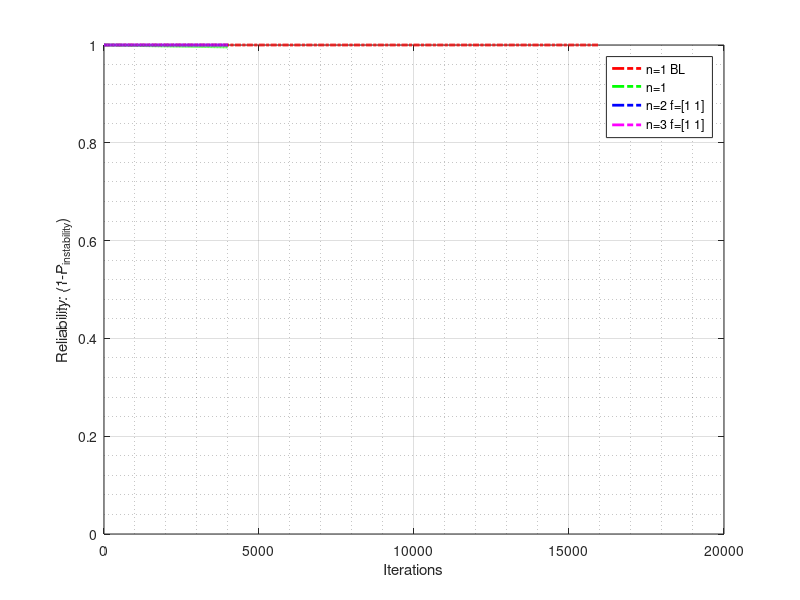

Here is the MATLAB script that generated this plot: (Note: this script raises an error after producing the figure.)
%% Markov process model of Fault-Tolerant Switching Mechanism
%% clear all
clear all;
close all;
clc;

%%
n = 3;

fsw{1} = [1 1 1];
fsw{2} = [4 4 4];

LOOPS = 1000; % iterations variable

min_ps = 0.01;
max_ps = 0.2;
ps_granularity = 0.01; % granularity of Ps


for sequence = 1:length(fsw)
    
    f = fsw{sequence};
    
    exp = 0;
    
    temp_mean_probability_BL = [];
    temp_mean_probability_N1 = [];
    temp_mean_probability_N2 = [];
    temp_mean_probability_N3 = [];
    
    for Ps = min_ps:ps_granularity:max_ps % varying probability of a fault in an application slot
        
        exp = exp + 1; % just a counter for Ps index
        
        for i = 1:n
            Pfm(i)  = nchoosek(2^(i+1), 2^(i+1) - 1) * ( Ps^( 2^(i+1) - 1 ) ) * ( 1 - Ps );
            tm(i)   = 2^(i+1); % [slots]
        end
        
        x1 = ( 1-Pfm(1) )^( f(1)-1 );
        x2 = ( 1-Pfm(2) )^( f(2)-1 );
        x3 = ( 1-Pfm(3) )^( f(3)-1 );
        
        y1 = 0;
        for temp_index = 1:f(1)-1
            y1 = y1 + ( (1-Pfm(1))^(temp_index-1) )*Pfm(1);
        end
        
        y2 = 0;
        for temp_index = 1:f(2)-1
            y2 = y2 + ( (1-Pfm(2))^(temp_index-1) )*Pfm(2);
        end
        
        y3 = 0;
        for temp_index = 1:f(3)-1
            y3 = y3 + ( (1-Pfm(3))^(temp_index-1) )*Pfm(3);
        end
        
        %% transition matrix n=1 -> 2 states: Baseline mode 3
        m_01_01 = 1-Pfm(3);
        m_01_02 = Pfm(3);
        m_02_01 = 0;
        m_02_02 = 1;
        
        t_01_01 = tm(3);
        t_01_02 = tm(3);
        t_02_01 = 0;
        t_02_02 = 0;
        
        M_BL = [
            m_01_01 m_01_02; ...
            m_02_01 m_02_02
            ];
        
        T_BL = [
            t_01_01 t_01_02; ...
            t_02_01 t_02_02
            ];
        
        %% transition matrix n=1 -> 2 states
        m_01_01 = 1-Pfm(1);
        m_01_02 = Pfm(1);
        m_02_01 = 0;
        m_02_02 = 1;
        
        t_01_01 = tm(1);
        t_01_02 = tm(1);
        t_02_01 = 0;
        t_02_02 = 0;
        
        M_N1 = [
            m_01_01 m_01_02; ...
            m_02_01 m_02_02
            ];
        
        T_N1 = [
            t_01_01 t_01_02; ...
            t_02_01 t_02_02
            ];
        
        %% transition matrix n=2 -> 9 states
        m_01_01 = 0;
        m_01_02 = Pfm(1);
        m_01_03 = 1-Pfm(1);
        m_01_04 = 0;
        m_01_05 = 0;
        m_01_06 = 0;
        m_01_07 = 0;
        m_01_08 = 0;
        m_01_09 = 0;
        
        m_02_01 = 0;
        m_02_02 = 0;
        m_02_03 = 0;
        m_02_04 = 1-Pfm(2);
        m_02_05 = 0;
        m_02_06 = 0;
        m_02_07 = 0;
        m_02_08 = 0;
        m_02_09 = Pfm(2);
        
        m_03_01 = 0;
        m_03_02 = 0;
        m_03_03 = 1-(x1+y1);
        m_03_04 = 0;
        m_03_05 = x1;
        m_03_06 = 0;
        m_03_07 = 0;
        m_03_08 = 0;
        m_03_09 = y1;
        
        m_04_01 = 0;
        m_04_02 = 0;
        m_04_03 = 0;
        m_04_04 = 1-(x2+y2);
        m_04_05 = 0;
        m_04_06 = x2;
        m_04_07 = 0;
        m_04_08 = 0;
        m_04_09 = y2;
        
        m_05_01 = 0;
        m_05_02 = 0;
        m_05_03 = 0;
        m_05_04 = 0;
        m_05_05 = 1-Pfm(1);
        m_05_06 = 0;
        m_05_07 = Pfm(1);
        m_05_08 = 0;
        m_05_09 = 0;
        
        m_06_01 = 0;
        m_06_02 = 0;
        m_06_03 = 0;
        m_06_04 = 0;
        m_06_05 = 0;
        m_06_06 = 0;
        m_06_07 = 0;
        m_06_08 = 1-Pfm(2);
        m_06_09 = Pfm(2);
        
        m_07_01 = 0;
        m_07_02 = 0;
        m_07_03 = 0;
        m_07_04 = 1-Pfm(2);
        m_07_05 = 0;
        m_07_06 = 0;
        m_07_07 = 0;
        m_07_08 = 0;
        m_07_09 = Pfm(2);
        
        m_08_01 = 0;
        m_08_02 = 0;
        m_08_03 = 1-Pfm(1);
        m_08_04 = 0;
        m_08_05 = 0;
        m_08_06 = 0;
        m_08_07 = 0;
        m_08_08 = 0;
        m_08_09 = Pfm(1);
        
        m_09_01 = 0;
        m_09_02 = 0;
        m_09_03 = 0;
        m_09_04 = 0;
        m_09_05 = 0;
        m_09_06 = 0;
        m_09_07 = 0;
        m_09_08 = 0;
        m_09_09 = 1;
        
        
        M_N2 = [
            m_01_01 m_01_02 m_01_03 m_01_04 m_01_05 m_01_06 m_01_07 m_01_08 m_01_09; ...
            m_02_01 m_02_02 m_02_03 m_02_04 m_02_05 m_02_06 m_02_07 m_02_08 m_02_09; ...
            m_03_01 m_03_02 m_03_03 m_03_04 m_03_05 m_03_06 m_03_07 m_03_08 m_03_09; ...
            m_04_01 m_04_02 m_04_03 m_04_04 m_04_05 m_04_06 m_04_07 m_04_08 m_04_09; ...
            m_05_01 m_05_02 m_05_03 m_05_04 m_05_05 m_05_06 m_05_07 m_05_08 m_05_09; ...
            m_06_01 m_06_02 m_06_03 m_06_04 m_06_05 m_06_06 m_06_07 m_06_08 m_06_09; ...
            m_07_01 m_07_02 m_07_03 m_07_04 m_07_05 m_07_06 m_07_07 m_07_08 m_07_09; ...
            m_08_01 m_08_02 m_08_03 m_08_04 m_08_05 m_08_06 m_08_07 m_08_08 m_08_09; ...
            m_09_01 m_09_02 m_09_03 m_09_04 m_09_05 m_09_06 m_09_07 m_09_08 m_09_09
            ];
        
        
        % time
        t_01_01 = 0;
        t_01_02 = tm(1);
        t_01_03 = tm(1);
        t_01_04 = 0;
        t_01_05 = 0;
        t_01_06 = 0;
        t_01_07 = 0;
        t_01_08 = 0;
        t_01_09 = 0;
        
        t_02_01 = 0;
        t_02_02 = 0;
        t_02_03 = 0;
        t_02_04 = tm(2);
        t_02_05 = 0;
        t_02_06 = 0;
        t_02_07 = 0;
        t_02_08 = 0;
        t_02_09 = tm(2);
        
        t_03_01 = 0;
        t_03_02 = 0;
        t_03_03 = tm(3);
        t_03_04 = 0;
        t_03_05 = tm(3) * (f(1)-1);
        t_03_06 = 0;
        t_03_07 = 0;
        t_03_08 = 0;
        t_03_09 = tm(3) * (f(1)-1);
        
        t_04_01 = 0;
        t_04_02 = 0;
        t_04_03 = 0;
        t_04_04 = tm(2);
        t_04_05 = 0;
        t_04_06 = tm(2) * (f(2)-1);
        t_04_07 = 0;
        t_04_08 = 0;
        t_04_09 = tm(2) * (f(2)-1);
        
        t_05_01 = 0;
        t_05_02 = 0;
        t_05_03 = 0;
        t_05_04 = 0;
        t_05_05 = tm(1);
        t_05_06 = 0;
        t_05_07 = tm(1);
        t_05_08 = 0;
        t_05_09 = 0;
        
        t_06_01 = 0;
        t_06_02 = 0;
        t_06_03 = 0;
        t_06_04 = 0;
        t_06_05 = 0;
        t_06_06 = 0;
        t_06_07 = 0;
        t_06_08 = tm(2);
        t_06_09 = tm(2);
        
        t_07_01 = 0;
        t_07_02 = 0;
        t_07_03 = 0;
        t_07_04 = tm(2);
        t_07_05 = 0;
        t_07_06 = 0;
        t_07_07 = 0;
        t_07_08 = 0;
        t_07_09 = tm(2);
        
        t_08_01 = 0;
        t_08_02 = 0;
        t_08_03 = tm(1);
        t_08_04 = 0;
        t_08_05 = 0;
        t_08_06 = 0;
        t_08_07 = 0;
        t_08_08 = 0;
        t_08_09 = tm(1);
        
        t_09_01 = 0;
        t_09_02 = 0;
        t_09_03 = 0;
        t_09_04 = 0;
        t_09_05 = 0;
        t_09_06 = 0;
        t_09_07 = 0;
        t_09_08 = 0;
        t_09_09 = 0;
        
        T_N2 = [
            t_01_01 t_01_02 t_01_03 t_01_04 t_01_05 t_01_06 t_01_07 t_01_08 t_01_09; ...
            t_02_01 t_02_02 t_02_03 t_02_04 t_02_05 t_02_06 t_02_07 t_02_08 t_02_09; ...
            t_03_01 t_03_02 t_03_03 t_03_04 t_03_05 t_03_06 t_03_07 t_03_08 t_03_09; ...
            t_04_01 t_04_02 t_04_03 t_04_04 t_04_05 t_04_06 t_04_07 t_04_08 t_04_09; ...
            t_05_01 t_05_02 t_05_03 t_05_04 t_05_05 t_05_06 t_05_07 t_05_08 t_05_09; ...
            t_06_01 t_06_02 t_06_03 t_06_04 t_06_05 t_06_06 t_06_07 t_06_08 t_06_09; ...
            t_07_01 t_07_02 t_07_03 t_07_04 t_07_05 t_07_06 t_07_07 t_07_08 t_07_09; ...
            t_08_01 t_08_02 t_08_03 t_08_04 t_08_05 t_08_06 t_08_07 t_08_08 t_08_09; ...
            t_09_01 t_09_02 t_09_03 t_09_04 t_09_05 t_09_06 t_09_07 t_09_08 t_09_09
            ];
        
        
        
        
        
        
        %% transition matrix n=3 -> 14 states
        m_01_01 = 0;
        m_01_02 = Pfm(1);
        m_01_03 = 0;
        m_01_04 = 1-Pfm(1);
        m_01_05 = 0;
        m_01_06 = 0;
        m_01_07 = 0;
        m_01_08 = 0;
        m_01_09 = 0;
        m_01_10 = 0;
        m_01_11 = 0;
        m_01_12 = 0;
        m_01_13 = 0;
        m_01_14 = 0;
        
        m_02_01 = 0;
        m_02_02 = 0;
        m_02_03 = Pfm(2);
        m_02_04 = 0;
        m_02_05 = 1-Pfm(2);
        m_02_06 = 0;
        m_02_07 = 0;
        m_02_08 = 0;
        m_02_09 = 0;
        m_02_10 = 0;
        m_02_11 = 0;
        m_02_12 = 0;
        m_02_13 = 0;
        m_02_14 = 0;
        
        m_03_01 = 0;
        m_03_02 = 0;
        m_03_03 = 0;
        m_03_04 = 0;
        m_03_05 = 0;
        m_03_06 = 1-Pfm(3);
        m_03_07 = 0;
        m_03_08 = 0;
        m_03_09 = 0;
        m_03_10 = 0;
        m_03_11 = 0;
        m_03_12 = 0;
        m_03_13 = 0;
        m_03_14 = Pfm(3);
        
        m_04_01 = 0;
        m_04_02 = 0;
        m_04_03 = 0;
        m_04_04 = 1-(x1+y1);
        m_04_05 = 0;
        m_04_06 = 0;
        m_04_07 = x1;
        m_04_08 = 0;
        m_04_09 = 0;
        m_04_10 = 0;
        m_04_11 = 0;
        m_04_12 = 0;
        m_04_13 = 0;
        m_04_14 = y1;
        
        m_05_01 = 0;
        m_05_02 = 0;
        m_05_03 = 0;
        m_05_04 = 0;
        m_05_05 = 1-(x2+y2);
        m_05_06 = 0;
        m_05_07 = 0;
        m_05_08 = x2;
        m_05_09 = 0;
        m_05_10 = 0;
        m_05_11 = 0;
        m_05_12 = 0;
        m_05_13 = 0;
        m_05_14 = y2;
        
        m_06_01 = 0;
        m_06_02 = 0;
        m_06_03 = 0;
        m_06_04 = 0;
        m_06_05 = 0;
        m_06_06 = 1-(x3+y3);
        m_06_07 = 0;
        m_06_08 = 0;
        m_06_09 = x3;
        m_06_10 = 0;
        m_06_11 = 0;
        m_06_12 = 0;
        m_06_13 = 0;
        m_06_14 = y3;
        
        m_07_01 = 0;
        m_07_02 = 0;
        m_07_03 = 0;
        m_07_04 = 0;
        m_07_05 = 0;
        m_07_06 = 0;
        m_07_07 = 1-Pfm(1);
        m_07_08 = 0;
        m_07_09 = 0;
        m_07_10 = Pfm(1);
        m_07_11 = 0;
        m_07_12 = 0;
        m_07_13 = 0;
        m_07_14 = 0;
        
        m_08_01 = 0;
        m_08_02 = 0;
        m_08_03 = 0;
        m_08_04 = 0;
        m_08_05 = 0;
        m_08_06 = 0;
        m_08_07 = 0;
        m_08_08 = 0;
        m_08_09 = 0;
        m_08_10 = 0;
        m_08_11 = 1-Pfm(2);
        m_08_12 = Pfm(2);
        m_08_13 = 0;
        m_08_14 = 0;
        
        m_09_01 = 0;
        m_09_02 = 0;
        m_09_03 = 0;
        m_09_04 = 0;
        m_09_05 = 0;
        m_09_06 = 0;
        m_09_07 = 0;
        m_09_08 = 0;
        m_09_09 = 0;
        m_09_10 = 0;
        m_09_11 = 0;
        m_09_12 = 0;
        m_09_13 = 1-Pfm(3);
        m_09_14 = Pfm(3);
        
        m_10_01 = 0;
        m_10_02 = 0;
        m_10_03 = 0;
        m_10_04 = 0;
        m_10_05 = 1-Pfm(2);
        m_10_06 = 0;
        m_10_07 = 0;
        m_10_08 = 0;
        m_10_09 = 0;
        m_10_10 = 0;
        m_10_11 = 0;
        m_10_12 = 0;
        m_10_13 = 0;
        m_10_14 = Pfm(2);
        
        m_11_01 = 0;
        m_11_02 = 0;
        m_11_03 = 0;
        m_11_04 = 1-Pfm(1);
        m_11_05 = 0;
        m_11_06 = 0;
        m_11_07 = 0;
        m_11_08 = 0;
        m_11_09 = 0;
        m_11_10 = 0;
        m_11_11 = 0;
        m_11_12 = 0;
        m_11_13 = 0;
        m_11_14 = Pfm(1);
        
        m_12_01 = 0;
        m_12_02 = 0;
        m_12_03 = 0;
        m_12_04 = 0;
        m_12_05 = 0;
        m_12_06 = 1-Pfm(3);
        m_12_07 = 0;
        m_12_08 = 0;
        m_12_09 = 0;
        m_12_10 = 0;
        m_12_11 = 0;
        m_12_12 = 0;
        m_12_13 = 0;
        m_12_14 = Pfm(3);
        
        m_13_01 = 0;
        m_13_02 = 0;
        m_13_03 = 0;
        m_13_04 = 0;
        m_13_05 = 1-Pfm(2);
        m_13_06 = 0;
        m_13_07 = 0;
        m_13_08 = 0;
        m_13_09 = 0;
        m_13_10 = 0;
        m_13_11 = 0;
        m_13_12 = 0;
        m_13_13 = 0;
        m_13_14 = Pfm(2);
        
        m_14_01 = 0;
        m_14_02 = 0;
        m_14_03 = 0;
        m_14_04 = 0;
        m_14_05 = 0;
        m_14_06 = 0;
        m_14_07 = 0;
        m_14_08 = 0;
        m_14_09 = 0;
        m_14_10 = 0;
        m_14_11 = 0;
        m_14_12 = 0;
        m_14_13 = 0;
        m_14_14 = 1;
        
        M_N3 = [
            m_01_01 m_01_02 m_01_03 m_01_04 m_01_05 m_01_06 m_01_07 m_01_08 m_01_09 m_01_10 m_01_11 m_01_12 m_01_13 m_01_14; ...
            m_02_01 m_02_02 m_02_03 m_02_04 m_02_05 m_02_06 m_02_07 m_02_08 m_02_09 m_02_10 m_02_11 m_02_12 m_02_13 m_02_14; ...
            m_03_01 m_03_02 m_03_03 m_03_04 m_03_05 m_03_06 m_03_07 m_03_08 m_03_09 m_03_10 m_03_11 m_03_12 m_03_13 m_03_14; ...
            m_04_01 m_04_02 m_04_03 m_04_04 m_04_05 m_04_06 m_04_07 m_04_08 m_04_09 m_04_10 m_04_11 m_04_12 m_04_13 m_04_14; ...
            m_05_01 m_05_02 m_05_03 m_05_04 m_05_05 m_05_06 m_05_07 m_05_08 m_05_09 m_05_10 m_05_11 m_05_12 m_05_13 m_05_14; ...
            m_06_01 m_06_02 m_06_03 m_06_04 m_06_05 m_06_06 m_06_07 m_06_08 m_06_09 m_06_10 m_06_11 m_06_12 m_06_13 m_06_14; ...
            m_07_01 m_07_02 m_07_03 m_07_04 m_07_05 m_07_06 m_07_07 m_07_08 m_07_09 m_07_10 m_07_11 m_07_12 m_07_13 m_07_14; ...
            m_08_01 m_08_02 m_08_03 m_08_04 m_08_05 m_08_06 m_08_07 m_08_08 m_08_09 m_08_10 m_08_11 m_08_12 m_08_13 m_08_14; ...
            m_09_01 m_09_02 m_09_03 m_09_04 m_09_05 m_09_06 m_09_07 m_09_08 m_09_09 m_09_10 m_09_11 m_09_12 m_09_13 m_09_14; ...
            m_10_01 m_10_02 m_10_03 m_10_04 m_10_05 m_10_06 m_10_07 m_10_08 m_10_09 m_10_10 m_10_11 m_10_12 m_10_13 m_10_14; ...
            m_11_01 m_11_02 m_11_03 m_11_04 m_11_05 m_11_06 m_11_07 m_11_08 m_11_09 m_11_10 m_11_11 m_11_12 m_11_13 m_11_14; ...
            m_12_01 m_12_02 m_12_03 m_12_04 m_12_05 m_12_06 m_12_07 m_12_08 m_12_09 m_12_10 m_12_11 m_12_12 m_12_13 m_12_14; ...
            m_13_01 m_13_02 m_13_03 m_13_04 m_13_05 m_13_06 m_13_07 m_13_08 m_13_09 m_13_10 m_13_11 m_13_12 m_13_13 m_13_14; ...
            m_14_01 m_14_02 m_14_03 m_14_04 m_14_05 m_14_06 m_14_07 m_14_08 m_14_09 m_14_10 m_14_11 m_14_12 m_14_13 m_14_14
            ];
        
        
        % time
        t_01_01 = 0;
        t_01_02 = tm(1);
        t_01_03 = 0;
        t_01_04 = tm(1);
        t_01_05 = 0;
        t_01_06 = 0;
        t_01_07 = 0;
        t_01_08 = 0;
        t_01_09 = 0;
        t_01_10 = 0;
        t_01_11 = 0;
        t_01_12 = 0;
        t_01_13 = 0;
        t_01_14 = 0;
        
        t_02_01 = 0;
        t_02_02 = 0;
        t_02_03 = tm(2);
        t_02_04 = 0;
        t_02_05 = tm(2);
        t_02_06 = 0;
        t_02_07 = 0;
        t_02_08 = 0;
        t_02_09 = 0;
        t_02_10 = 0;
        t_02_11 = 0;
        t_02_12 = 0;
        t_02_13 = 0;
        t_02_14 = 0;
        
        t_03_01 = 0;
        t_03_02 = 0;
        t_03_03 = 0;
        t_03_04 = 0;
        t_03_05 = 0;
        t_03_06 = tm(3);
        t_03_07 = 0;
        t_03_08 = 0;
        t_03_09 = 0;
        t_03_10 = 0;
        t_03_11 = 0;
        t_03_12 = 0;
        t_03_13 = 0;
        t_03_14 = tm(3);
        
        t_04_01 = 0;
        t_04_02 = 0;
        t_04_03 = 0;
        t_04_04 = tm(1);
        t_04_05 = 0;
        t_04_06 = 0;
        t_04_07 = tm(1) * (f(1)-1);
        t_04_08 = 0;
        t_04_09 = 0;
        t_04_10 = 0;
        t_04_11 = 0;
        t_04_12 = 0;
        t_04_13 = 0;
        t_04_14 = tm(1) * (f(1)-1);
        
        t_05_01 = 0;
        t_05_02 = 0;
        t_05_03 = 0;
        t_05_04 = 0;
        t_05_05 = tm(2);
        t_05_06 = 0;
        t_05_07 = 0;
        t_05_08 = tm(2) * (f(2)-1);
        t_05_09 = 0;
        t_05_10 = 0;
        t_05_11 = 0;
        t_05_12 = 0;
        t_05_13 = 0;
        t_05_14 = tm(2) * (f(2)-1);
        
        t_06_01 = 0;
        t_06_02 = 0;
        t_06_03 = 0;
        t_06_04 = 0;
        t_06_05 = 0;
        t_06_06 = tm(3);
        t_06_07 = 0;
        t_06_08 = 0;
        t_06_09 = tm(3) * (f(3)-1);
        t_06_10 = 0;
        t_06_11 = 0;
        t_06_12 = 0;
        t_06_13 = 0;
        t_06_14 = tm(3) * (f(3)-1);
        
        t_07_01 = 0;
        t_07_02 = 0;
        t_07_03 = 0;
        t_07_04 = 0;
        t_07_05 = 0;
        t_07_06 = 0;
        t_07_07 = tm(1);
        t_07_08 = 0;
        t_07_09 = 0;
        t_07_10 = tm(1);
        t_07_11 = 0;
        t_07_12 = 0;
        t_07_13 = 0;
        t_07_14 = 0;
        
        t_08_01 = 0;
        t_08_02 = 0;
        t_08_03 = 0;
        t_08_04 = 0;
        t_08_05 = 0;
        t_08_06 = 0;
        t_08_07 = 0;
        t_08_08 = 0;
        t_08_09 = 0;
        t_08_10 = 0;
        t_08_11 = tm(2);
        t_08_12 = tm(2);
        t_08_13 = 0;
        t_08_14 = 0;
        
        t_09_01 = 0;
        t_09_02 = 0;
        t_09_03 = 0;
        t_09_04 = 0;
        t_09_05 = 0;
        t_09_06 = 0;
        t_09_07 = 0;
        t_09_08 = 0;
        t_09_09 = 0;
        t_09_10 = 0;
        t_09_11 = 0;
        t_09_12 = 0;
        t_09_13 = tm(3);
        t_09_14 = tm(3);
        
        t_10_01 = 0;
        t_10_02 = 0;
        t_10_03 = 0;
        t_10_04 = 0;
        t_10_05 = tm(2);
        t_10_06 = 0;
        t_10_07 = 0;
        t_10_08 = 0;
        t_10_09 = 0;
        t_10_10 = 0;
        t_10_11 = 0;
        t_10_12 = 0;
        t_10_13 = 0;
        t_10_14 = tm(2);
        
        t_11_01 = 0;
        t_11_02 = 0;
        t_11_03 = 0;
        t_11_04 = tm(1);
        t_11_05 = 0;
        t_11_06 = 0;
        t_11_07 = 0;
        t_11_08 = 0;
        t_11_09 = 0;
        t_11_10 = 0;
        t_11_11 = 0;
        t_11_12 = 0;
        t_11_13 = 0;
        t_11_14 = tm(1);
        
        t_12_01 = 0;
        t_12_02 = 0;
        t_12_03 = 0;
        t_12_04 = 0;
        t_12_05 = 0;
        t_12_06 = tm(3);
        t_12_07 = 0;
        t_12_08 = 0;
        t_12_09 = 0;
        t_12_10 = 0;
        t_12_11 = 0;
        t_12_12 = 0;
        t_12_13 = 0;
        t_12_14 = tm(3);
        
        t_13_01 = 0;
        t_13_02 = 0;
        t_13_03 = 0;
        t_13_04 = 0;
        t_13_05 = tm(2);
        t_13_06 = 0;
        t_13_07 = 0;
        t_13_08 = 0;
        t_13_09 = 0;
        t_13_10 = 0;
        t_13_11 = 0;
        t_13_12 = 0;
        t_13_13 = 0;
        t_13_14 = tm(2);
        
        t_14_01 = 0;
        t_14_02 = 0;
        t_14_03 = 0;
        t_14_04 = 0;
        t_14_05 = 0;
        t_14_06 = 0;
        t_14_07 = 0;
        t_14_08 = 0;
        t_14_09 = 0;
        t_14_10 = 0;
        t_14_11 = 0;
        t_14_12 = 0;
        t_14_13 = 0;
        t_14_14 = 0;
        
        T_N3 = [
            t_01_01 t_01_02 t_01_03 t_01_04 t_01_05 t_01_06 t_01_07 t_01_08 t_01_09 t_01_10 t_01_11 t_01_12 t_01_13 t_01_14; ...
            t_02_01 t_02_02 t_02_03 t_02_04 t_02_05 t_02_06 t_02_07 t_02_08 t_02_09 t_02_10 t_02_11 t_02_12 t_02_13 t_02_14; ...
            t_03_01 t_03_02 t_03_03 t_03_04 t_03_05 t_03_06 t_03_07 t_03_08 t_03_09 t_03_10 t_03_11 t_03_12 t_03_13 t_03_14; ...
            t_04_01 t_04_02 t_04_03 t_04_04 t_04_05 t_04_06 t_04_07 t_04_08 t_04_09 t_04_10 t_04_11 t_04_12 t_04_13 t_04_14; ...
            t_05_01 t_05_02 t_05_03 t_05_04 t_05_05 t_05_06 t_05_07 t_05_08 t_05_09 t_05_10 t_05_11 t_05_12 t_05_13 t_05_14; ...
            t_06_01 t_06_02 t_06_03 t_06_04 t_06_05 t_06_06 t_06_07 t_06_08 t_06_09 t_06_10 t_06_11 t_06_12 t_06_13 t_06_14; ...
            t_07_01 t_07_02 t_07_03 t_07_04 t_07_05 t_07_06 t_07_07 t_07_08 t_07_09 t_07_10 t_07_11 t_07_12 t_07_13 t_07_14; ...
            t_08_01 t_08_02 t_08_03 t_08_04 t_08_05 t_08_06 t_08_07 t_08_08 t_08_09 t_08_10 t_08_11 t_08_12 t_08_13 t_08_14; ...
            t_09_01 t_09_02 t_09_03 t_09_04 t_09_05 t_09_06 t_09_07 t_09_08 t_09_09 t_09_10 t_09_11 t_09_12 t_09_13 t_09_14; ...
            t_10_01 t_10_02 t_10_03 t_10_04 t_10_05 t_10_06 t_10_07 t_10_08 t_10_09 t_10_10 t_10_11 t_10_12 t_10_13 t_10_14; ...
            t_11_01 t_11_02 t_11_03 t_11_04 t_11_05 t_11_06 t_11_07 t_11_08 t_11_09 t_11_10 t_11_11 t_11_12 t_11_13 t_11_14; ...
            t_12_01 t_12_02 t_12_03 t_12_04 t_12_05 t_12_06 t_12_07 t_12_08 t_12_09 t_12_10 t_12_11 t_12_12 t_12_13 t_12_14; ...
            t_13_01 t_13_02 t_13_03 t_13_04 t_13_05 t_13_06 t_13_07 t_13_08 t_13_09 t_13_10 t_13_11 t_13_12 t_13_13 t_13_14; ...
            t_14_01 t_14_02 t_14_03 t_14_04 t_14_05 t_14_06 t_14_07 t_14_08 t_14_09 t_14_10 t_14_11 t_14_12 t_14_13 t_14_14
            ];
        
        %% iterations test
        state_BL(1,:) = [1 0];
        state_N1(1,:) = [1 0];
        state_N2(1,:) = [1 0 0 0 0 0 0 0 0];
        state_N3(1,:) = [1 0 0 0 0 0 0 0 0 0 0 0 0 0];
        
        max_T_BL = max(T_BL');              
        max_T_N1 = max(T_N1');              
        max_T_N2 = max(T_N2');              
        max_T_N3 = max(T_N3');              
        
        time_BL(1,:) = [0 0];
        time_N1(1,:) = [0 0];
        time_N2(1,:) = [0 0 0 0 0 0 0 0 0];
        time_N3(1,:) = [0 0 0 0 0 0 0 0 0 0 0 0 0 0];
        
        for i = 2:LOOPS
            state_BL(i,:) = state_BL(i-1,:) * M_BL;
            state_N1(i,:) = state_N1(i-1,:) * M_N1;
            state_N2(i,:) = state_N2(i-1,:) * M_N2;
            state_N3(i,:) = state_N3(i-1,:) * M_N3;
            
            
            DELTA_T_BL = max_T_BL( find( state_BL(i,:)==max(state_BL(i,:)) ) );
            DELTA_T_N1 = max_T_N1( find( state_N1(i,:)==max(state_N1(i,:)) ) );
            DELTA_T_N2 = max_T_N2( find( state_N2(i,:)==max(state_N2(i,:)) ) );
            DELTA_T_N3 = max_T_N3( find( state_N3(i,:)==max(state_N3(i,:)) ) );            
            
            time_BL(i,:)  = time_BL(i-1,:) + DELTA_T_BL;
            time_N1(i,:)  = time_N1(i-1,:) + DELTA_T_N1;
            time_N2(i,:)  = time_N2(i-1,:) + DELTA_T_N2;
            time_N3(i,:)  = time_N3(i-1,:) + DELTA_T_N3;
        end
        
        
        
              
        %%
        %figure;
        plot(time_BL(:,end), 1-state_BL(:,end), 'r-.', 'linewidth', 2); hold on;
        plot(time_N1(:,end), 1-state_N1(:,end), 'g-.', 'linewidth', 2); hold on;
        plot(time_N2(:,end), 1-state_N2(:,end), 'b-.', 'linewidth', 2); hold on;
        plot(time_N3(:,end), 1-state_N3(:,end), 'm-.', 'linewidth', 2); hold on;

        ylabel('Reliability: (1-P_{instability})');
        xlabel('Iterations');

        grid on;
        grid minor;

        ylim([0 1]);

        legend('n=1 BL','n=1','n=2 f=[1 1]', 'n=3 f=[1 1]', 'location', 'best');
        
        %% settling time: estimatio of the probability of being reliable
        temp_reliability_BL     = 1-state_BL(end,:);
        temp_reliability_N1     = 1-state_N1(end,:);
        temp_reliability_N2     = 1-state_N2(end,:);
        temp_reliability_N3     = 1-state_N3(end,:);
        
        temp_mean_probability_BL = [temp_mean_probability_BL; mean(state_BL)];
        temp_mean_probability_N1 = [temp_mean_probability_N1; mean(state_N1)];
        temp_mean_probability_N2 = [temp_mean_probability_N2; mean(state_N2)];
        temp_mean_probability_N3 = [temp_mean_probability_N3; mean(state_N3)];
        
        % Settling probability
        TH = 0.00000001;
        
        info_temp_BL        = stepinfo(temp_reliability_BL,'SettlingTimeThreshold',TH);
        settling_temp_BL    = ceil(info_temp_BL.SettlingTime);
        reliability_BL(exp) = temp_reliability_BL(settling_temp_BL);
        
        info_temp_N1        = stepinfo(temp_reliability_N1,'SettlingTimeThreshold',TH);
        settling_temp_N1    = ceil(info_temp_N1.SettlingTime);
        reliability_N1(exp) = temp_reliability_N1(settling_temp_N1);
        
        info_temp_N2        = stepinfo(temp_reliability_N2,'SettlingTimeThreshold',TH);
        settling_temp_N2    = ceil(info_temp_N2.SettlingTime);
        reliability_N2(exp) = temp_reliability_N2(settling_temp_N2);
        
        info_temp_N3        = stepinfo(temp_reliability_N3,'SettlingTimeThreshold',TH);
        settling_temp_N3    = ceil(info_temp_N3.SettlingTime);
        reliability_N3(exp) = temp_reliability_N3(settling_temp_N3);
        
    end
    
    reliability_array_BL{sequence} = reliability_BL;
    reliability_array_N1{sequence} = reliability_N1;
    reliability_array_N2{sequence} = reliability_N2;
    reliability_array_N3{sequence} = reliability_N3;
    
    mean_BL{sequence} = temp_mean_probability_BL;
    mean_N1{sequence} = temp_mean_probability_N1;
    mean_N2{sequence} = temp_mean_probability_N2;
    mean_N3{sequence} = temp_mean_probability_N3;
    
end




%%
figure;
plot(reliability_array_BL{1}, 'r-o'); hold on;
plot(reliability_array_N1{1}, 'g-o'); hold on;
plot(reliability_array_N2{1}, 'b-o'); hold on;
plot(reliability_array_N2{2}, 'b->'); hold on;
plot(reliability_array_N3{1}, 'm-o'); hold on;
plot(reliability_array_N3{2}, 'm->'); hold on;
ylabel('Reliability [probability of being operational]');
xlabel('Ps [probability of fault at application slot]');

labels = min_ps:ps_granularity:max_ps;
set(gca, 'XTick', 1:length(labels)); % Change x-axis ticks
set(gca, 'XTickLabel', labels); % Change x-axis ticks labels.

grid on;
grid minor;

ylim([0 1]);

legend('n=1 BL','n=1','n=2 f=[1 1]', 'n=2 f=[4 4]', 'n=3 f=[1 1 1]', 'n=3 f=[4 4 4]', 'location', 'best');
